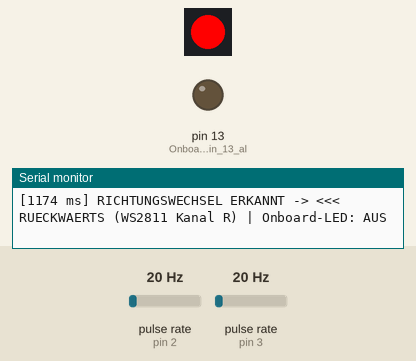
A sketch run on a simulated Arduino Nano, built with avr-gcc and run on an emulated ATmega328P. Shown: 1 RGB LEDs in strip order, left to right, output pins drawn as LEDs (lit = HIGH), the last lines printed to the serial monitor. Wiring (inferred from the names in the program): 2 × pulse sensor: data pin 2 / data pin 3. The test bench sets the inputs (shaded band); at power-on: pulse rate (sensors on pin 2, pin 3) 20 Hz. Dim RGB values are drawn brighter than linear; the strip is taken to match the declared colour order.

Above: at 1.2 s.
1.3 s: pulse rate (sensor on pin 2) set to 13 Hz
At 3.37 s:
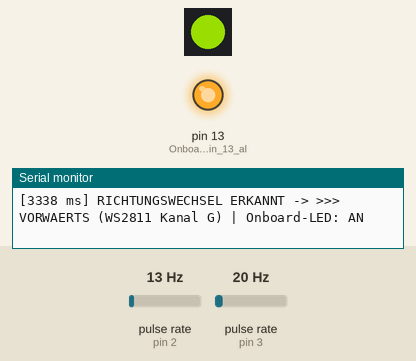
4.3 s: pulse rate (sensor on pin 3) set to 13 Hz
At 7.01 s:
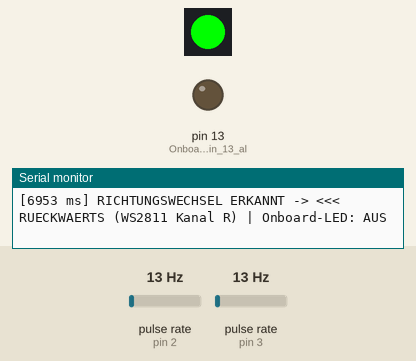
7.3 s: pulse rate (sensor on pin 3) set to 17 Hz
At 8.99 s:
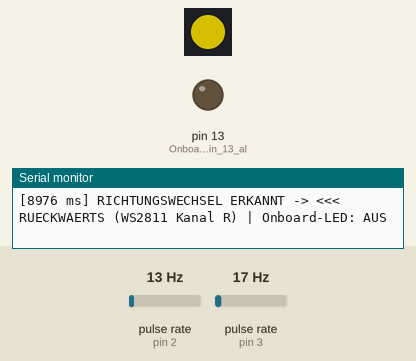
10.3 s: pulse rate (sensor on pin 3) set to 4 Hz
At 13.2 s:
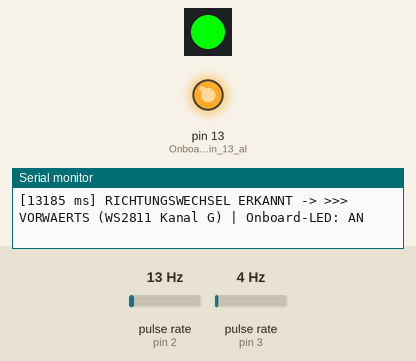
13.3 s: pulse rate (sensor on pin 2) set to 100 Hz
At 14.2 s:
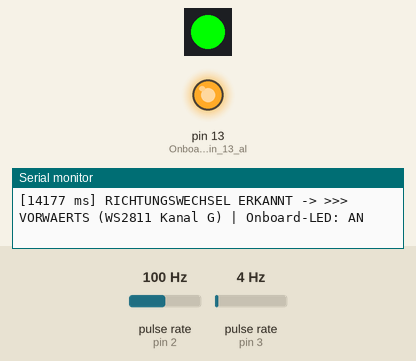
14.8 s: pulse rate (sensor on pin 3) set to 150 Hz
At 14.96 s:
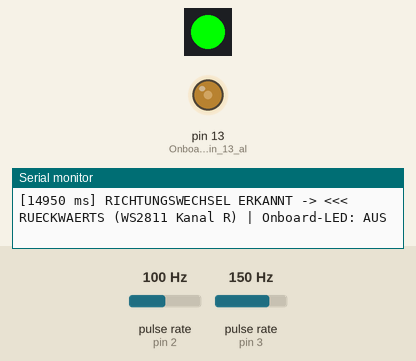
Timing chart, 0 to 18.8 s (numbered marks = the images above; inputs shaded):
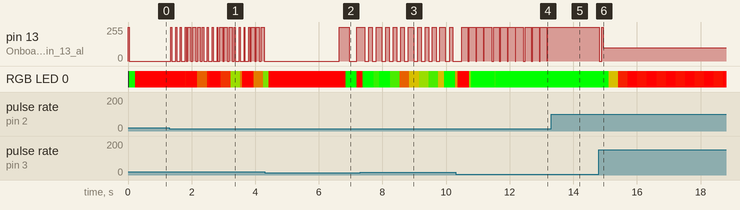

Measured:
- after the input at 1.3 s, pin 13 (Onboard-LED_auf_Pin_13_al): 0/255 → 255/255 at once, then repeats every 1.0 s: 3 × (0/255 0.12 s, 255/255 0.03 s), 0/255 0.05 s, 255/255 0.10 s, 2 × (0/255 0.06 s, 255/255 0.09 s), 0/255 0.06 s, 255/255 0.04 s
- after the input at 13.3 s, pin 13 (Onboard-LED_auf_Pin_13_al): stops changing and stays 255/255
- after the input at 14.8 s, pin 13 (Onboard-LED_auf_Pin_13_al): 255/255 → 0/255 at once, → 100/255 0.08 s later; RGB LED 0: RGB(0, 255, 0) → RGB(135, 120, 0) after 0.32 s, → RGB(225, 30, 0) 0.30 s later, → RGB(255, 0, 0) 0.30 s later, → RGB(240, 15, 0) 0.30 s later, … (13 changes in this stretch)

The sketch:

steuerwagen_lichtwechsel.ino
```cpp
/* =====================================================================================
 * Projekt:     Autonomer Fahrtrichtungs-Lichtwechsel für H0-Steuerwagen (Märklin 78479)
 * Datei:       steuerwagen_lichtwechsel.ino
 * Modell:      H0 Doppelstock-Steuerwagen DBbzfa 761 (Märklin 78479)
 * Controller:  Arduino Nano (ATmega328P, 5V / 16 MHz)
 *
 * Funktionsweise:
 * - 2x unipolarer Hall-Sensor A3144 (D2/INT0 & D3/INT1) erfassen Raddrehung
 * - Neodym-Magnet (2x1 mm, Südpol nach außen) auf innerer Achse des hinteren Drehgestells
 * - Ansteuerung eines WS2811 LED-Treibers an Pin D6:
 *     * Vorwärts:  Kanal G aktiv (Pin G des WS2811, z. B. Spitzenlicht weiß)
 *     * Rückwärts: Kanal R aktiv (Pin R des WS2811, z. B. Schlusslicht rot)
 * - Beibehaltung des Zustands im Stillstand
 * - Sanftes Überblenden (Soft-Fade) zwischen Kanal G und R
 * - Flacker- und Rauschunterdrückung gegen Gleisunregelmäßigkeiten
 * =====================================================================================
 */

#include <Arduino.h>
#include <Adafruit_NeoPixel.h>

// =====================================================================================
// KONFIGURATION & PIN-MAPPING
// =====================================================================================

// Pinbelegung
const uint8_t PIN_HALL_A = 2;    // Hall-Sensor A (INT0, Hardware-Interrupt)
const uint8_t PIN_HALL_B = 3;    // Hall-Sensor B (INT1, Hardware-Interrupt)
const uint8_t PIN_WS2811 = 6;    // WS2811 Datenleitung DIN (Steuert Kanal G & R)
const uint8_t NUM_PIXELS = 1;    // 1x WS2811 IC

// WS2811 Objekt initialisieren (Standard: 800 kHz, Datenformat RGB für WS2811-Pins OUTR, OUTG, OUTB)
#define WS2811_TYPE (NEO_RGB + NEO_KHZ800)
Adafruit_NeoPixel ws2811(NUM_PIXELS, PIN_WS2811, WS2811_TYPE);

// Beleuchtungs-Konfiguration
const uint8_t BRIGHTNESS_G = 255;   // 0 .. 255: Helligkeit für Kanal G (Vorwärts / Spitzenlicht)
const uint8_t BRIGHTNESS_R = 255;   // 0 .. 255: Helligkeit für Kanal R (Rückwärts / Schlusslicht)
const bool ENABLE_SOFT_FADE = true; // Sanfter Übergang (weiches Auf-/Abblenden)
const uint16_t FADE_STEP_MS = 12;   // Zeit pro Fading-Schritt (weicher Wechsel ~200-250ms)

// Entprellung & Sensorik-Timing
// Bei H0 Maßstab 1:87 entspricht Vorbild-Höchstgeschwindigkeit (160 km/h) ca. 0.51 m/s.
// Raddurchmesser ca. 10.4 mm -> Radumfang ~32.7 mm -> ca. 15.6 Umdrehungen pro Sekunde (~64 ms pro Umdrehung).
// Das gemessene Zeitfenster zwischen den eng benachbarten Sensoren B und A beträgt bei Handvorschub ca. 75-80 ms.
// Mit SEQUENCE_TIMEOUT_MS = 600 ms werden auch Kriechgeschwindigkeiten sicher erfasst.
const unsigned long DEBOUNCE_MS = 8;
const unsigned long SEQUENCE_TIMEOUT_MS = 600; // Max. Zeitabstand für Durchgang zwischen den Sensoren

// =====================================================================================
// TYPEN & ZUSTANDSVARIABLEN
// =====================================================================================

enum Direction : uint8_t {
  DIR_FORWARD = 0, // Kanal G an (Vorwärts), Kanal R aus
  DIR_REVERSE = 1  // Kanal R an (Rückwärts), Kanal G aus
};

// Volatile Variablen für ISR
volatile Direction targetDirection = DIR_FORWARD;
volatile bool directionChanged = false;
volatile unsigned long lastTriggerA = 0;
volatile unsigned long lastTriggerB = 0;

// Aktueller Ausgabe-Status (für Fading)
Direction activeDirection = DIR_FORWARD;
uint8_t currentG = 0;
uint8_t currentR = 0;
uint8_t targetG = BRIGHTNESS_G;
uint8_t targetR = 0;
unsigned long lastFadeTime = 0;

// =====================================================================================
// INTERRUPT SERVICE ROUTINES (ISRs)
// =====================================================================================

// ISR Sensor A (D2 / INT0) - Reagiert auf fallende Flanke
void isr_hall_a() {
  unsigned long now = millis();
  if (now - lastTriggerA < DEBOUNCE_MS) {
    return; // Prellen / Gleisstörung verwerfen
  }

  int stateB = digitalRead(PIN_HALL_B);

  // 1. Fall: Signale überlappen sich (Sensor B ist noch aktiv LOW)
  // B war zuerst da -> Bewegung B -> A = VORWÄRTS
  if (stateB == LOW) {
    if (targetDirection != DIR_FORWARD) {
      targetDirection = DIR_FORWARD;
      directionChanged = true;
    }
    lastTriggerA = 0;
    lastTriggerB = 0;
    return;
  }

  // 2. Fall: Sequenz B -> A innerhalb des Zeitfensters
  if (lastTriggerB > 0 && (now - lastTriggerB) < SEQUENCE_TIMEOUT_MS) {
    // Sequenz B -> A vollendet: Eindeutig VORWÄRTS
    if (targetDirection != DIR_FORWARD) {
      targetDirection = DIR_FORWARD;
      directionChanged = true;
    }
    // Sequenz abgeschlossen: Flags verbrauchen
    lastTriggerA = 0;
    lastTriggerB = 0;
    return;
  }

  // B war nicht aktiv und kam nicht zuvor -> A startet eventuell eine A -> B Sequenz
  lastTriggerA = now;
}

// ISR Sensor B (D3 / INT1) - Reagiert auf fallende Flanke
void isr_hall_b() {
  unsigned long now = millis();
  if (now - lastTriggerB < DEBOUNCE_MS) {
    return; // Prellen verwerfen
  }

  int stateA = digitalRead(PIN_HALL_A);

  // 1. Fall: Signale überlappen sich (Sensor A ist noch aktiv LOW)
  // A war zuerst da -> Bewegung A -> B = RÜCKWÄRTS
  if (stateA == LOW) {
    if (targetDirection != DIR_REVERSE) {
      targetDirection = DIR_REVERSE;
      directionChanged = true;
    }
    lastTriggerA = 0;
    lastTriggerB = 0;
    return;
  }

  // 2. Fall: Sequenz A -> B innerhalb des Zeitfensters
  if (lastTriggerA > 0 && (now - lastTriggerA) < SEQUENCE_TIMEOUT_MS) {
    // Sequenz A -> B vollendet: Eindeutig RÜCKWÄRTS
    if (targetDirection != DIR_REVERSE) {
      targetDirection = DIR_REVERSE;
      directionChanged = true;
    }
    // Sequenz abgeschlossen: Flags verbrauchen
    lastTriggerA = 0;
    lastTriggerB = 0;
    return;
  }

  // A war nicht aktiv und kam nicht zuvor -> B startet eventuell eine B -> A Sequenz
  lastTriggerB = now;
}

// =====================================================================================
// BELEUCHTUNGSSTEUERUNG (WS2811)
// =====================================================================================

void setWS2811(uint8_t r, uint8_t g, uint8_t b = 0) {
  ws2811.setPixelColor(0, r, g, b);
  ws2811.show();
}

void updateLightingInstant() {
  if (targetDirection == DIR_FORWARD) {
    currentG = BRIGHTNESS_G;
    currentR = 0;
  } else {
    currentG = 0;
    currentR = BRIGHTNESS_R;
  }
  setWS2811(currentR, currentG, 0);
  activeDirection = targetDirection;
}

void updateLightingFaded() {
  unsigned long now = millis();
  if (now - lastFadeTime < FADE_STEP_MS) {
    return;
  }
  lastFadeTime = now;

  // Zielwerte festlegen
  if (targetDirection == DIR_FORWARD) {
    targetG = BRIGHTNESS_G;
    targetR = 0;
  } else {
    targetG = 0;
    targetR = BRIGHTNESS_R;
  }

  bool changed = false;

  // Kanal G faden
  if (currentG < targetG) {
    currentG = min((uint16_t)targetG, (uint16_t)(currentG + 15));
    changed = true;
  } else if (currentG > targetG) {
    currentG = (currentG > 15) ? (currentG - 15) : 0;
    changed = true;
  }

  // Kanal R faden
  if (currentR < targetR) {
    currentR = min((uint16_t)targetR, (uint16_t)(currentR + 15));
    changed = true;
  } else if (currentR > targetR) {
    currentR = (currentR > 15) ? (currentR - 15) : 0;
    changed = true;
  }

  if (changed) {
    setWS2811(currentR, currentG, 0);
  }

  activeDirection = targetDirection;
}

// =====================================================================================
// ARDUINO SETUP & MAIN LOOP
// =====================================================================================

void setup() {
  // Serielle Schnittstelle für Debugging
  Serial.begin(115200);

  // Pins initialisieren
  pinMode(PIN_HALL_A, INPUT_PULLUP);
  pinMode(PIN_HALL_B, INPUT_PULLUP);
  pinMode(LED_BUILTIN, OUTPUT); // Onboard-LED auf Pin 13 als optischer Indikator

  // WS2811 initialisieren
  ws2811.begin();
  ws2811.show(); // Alle Kanäle zunächst dunkel

  // Initialer Zustand: Vorwärts (Kanal G an, Onboard-LED an)
  updateLightingInstant();
  digitalWrite(LED_BUILTIN, HIGH);

  // Hardware-Interrupts scharfschalten
  attachInterrupt(digitalPinToInterrupt(PIN_HALL_A), isr_hall_a, FALLING);
  attachInterrupt(digitalPinToInterrupt(PIN_HALL_B), isr_hall_b, FALLING);

  Serial.println(F("\n========================================================"));
  Serial.println(F(" Steuerwagen Fahrtrichtungs-Lichtwechsel (Märklin 78479)"));
  Serial.println(F(" WS2811 an Pin D6 (Kanal G = Vorwaerts, Kanal R = Rueckwaerts)"));
  Serial.println(F(" Debug-Ausgabe aktiv (115200 Baud)"));
  Serial.println(F(" Hinweis: Onboard-LED (Pin 13) leuchtet bei VORWAERTS"));
  Serial.println(F(" Initialer Zustand: VORWAERTS [WS2811 Kanal G aktiv]"));
  Serial.println(F("========================================================\n"));
}

void loop() {
  // Debug-Ausgabe & Statusmeldung bei erkanntem Richtungswechsel
  if (directionChanged) {
    directionChanged = false;

    Serial.print(F("["));
    Serial.print(millis());
    Serial.print(F(" ms] RICHTUNGSWECHSEL ERKANNT -> "));

    if (targetDirection == DIR_FORWARD) {
      Serial.println(F(">>> VORWAERTS (WS2811 Kanal G) | Onboard-LED: AN"));
      digitalWrite(LED_BUILTIN, HIGH);
    } else {
      Serial.println(F("<<< RUECKWAERTS (WS2811 Kanal R) | Onboard-LED: AUS"));
      digitalWrite(LED_BUILTIN, LOW);
    }

    if (!ENABLE_SOFT_FADE) {
      updateLightingInstant();
    }
  }

  // Sanftes Überblenden (falls aktiviert)
  if (ENABLE_SOFT_FADE) {
    updateLightingFaded();
  }
}
```
